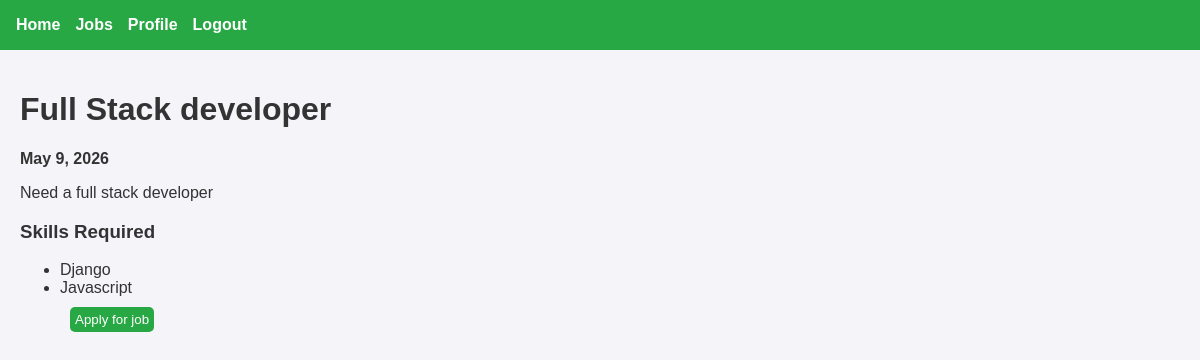
Screenshot of /full-stack-developer/detail (signed in) with the database file from the repository.
### recruiter/models.py (models this page shows, shortened)
class TimeStampedModel(models.Model):
    created_at = models.DateTimeField(auto_now_add=True, db_index=True)
    updated_at = models.DateTimeField(auto_now=True)
    class Meta:
        abstract = True

class Post(TimeStampedModel):
    POST_TYPE_CHOICES = [
        ('job', 'Job Position'),
        ('project', 'Project'),
    ]
    STATUS_CHOICES = [
        ('draft', 'Draft'),
        ('published', 'Published'),
        ('closed', 'Closed'),
        ('filled', 'Filled/Completed'),
        ('cancelled', 'Cancelled'),
    ]
    post_type = models.CharField(
        max_length=20,
        choices=POST_TYPE_CHOICES,
        db_index=True
    )
    title = models.CharField(
        max_length=250,
        help_text="Title of the job or project"
    )
    description = models.TextField(
        help_text="Detailed description"
    )
    company = models.ForeignKey(
        Company,
        on_delete=models.CASCADE,
        related_name="posts"
    )
    salary = models.DecimalField(
        max_digits=10,
        decimal_places=2,
        null=True,
        blank=True,
        validators=[MinValueValidator(0)],
        help_text="Annual salary for jobs"
    )
    budget = models.DecimalField(
        max_digits=12,
        decimal_places=2,
        null=True,
        blank=True,
        validators=[MinValueValidator(0)],
        help_text="Total budget for projects"
    )
    status = models.CharField(
        max_length=20,
        choices=STATUS_CHOICES,
        default='draft',
        db_index=True
    )
    is_active = models.BooleanField(default=True, db_index=True)
    is_featured = models.BooleanField(default=False)
    published_at = models.DateTimeField(null=True, blank=True)
    closed_at = models.DateTimeField(null=True, blank=True)
    skills_required = models.ManyToManyField(
        Skill,
        related_name="posts",
        blank=True
    )
    created_by = models.ForeignKey(
        CustomUser,
        on_delete=models.CASCADE,
        related_name="created_posts"
    )
    slug = models.SlugField(blank=True, null=True)
    class Meta:
        ordering = ['-created_at']
        indexes = [
            models.Index(fields=['post_type', 'status', 'is_active']),
            models.Index(fields=['company', 'status']),
            models.Index(fields=['is_featured', 'is_active']),
        ]

class Skill(TimeStampedModel):
    CATEGORY_CHOICES = [
        ('programming', 'Programming'),
        ('design', 'Design'),
        ('business', 'Business'),
        ('marketing', 'Marketing'),
        ('data', 'Data Science'),
        ('devops', 'DevOps'),
        ('soft', 'Soft Skills'),
        ('other', 'Other'),
    ]
    name = models.CharField(
        max_length=100,
        unique=True,
        help_text="Skill name (e.g., Python, React, Project Management)"
    )
    category = models.CharField(
        max_length=50,
        choices=CATEGORY_CHOICES,
        default='other',
        help_text="Skill category for grouping"
    )
    description = models.TextField(
        blank=True,
        help_text="Brief description of the skill"
    )
    is_popular = models.BooleanField(
        default=False,
        help_text="Mark popular skills for quick selection"
    )
    class Meta:
        ordering = ['name']
        indexes = [
            models.Index(fields=['category']),
            models.Index(fields=['is_popular']),
        ]

### recruiter/views.py (the view)
# urls.py: path("<slug:slug>/detail", views.view_job, name='view_job'),
@login_required(login_url='login')
def view_job(request, slug):
    job = get_object_or_404(Post, slug = slug,
                            post_type = 'job',
                            status = 'published',
                            is_active = True)
    return render(request, "recruiter/job_detail.html", {"job" : job})

### recruiter/templates/recruiter/job_detail.html (shortened to what this page needs)
{% extends "recruiter/base.html" %}
{% block content %}
<h1>{{ job.title }}</h1>
<p><strong>{{ job.published_at|date:"F j, Y" }}</strong></p>
<p>{{ job.description }}</p>
<h3>Skills Required</h3>
<ul>
    {% for skill in job.skills_required.all %}
        <li>{{ skill.name }}</li>
    {% empty %}
        <li>No skills listed for this position</li>
    {% endfor %}
    <a href="{% url 'job_application' job.id %}"><button>Apply for job</button></a>
</ul>
{% endblock %}

### recruiter/templates/recruiter/base.html (style rules this page uses)
body { font-family: Arial, sans-serif; margin: 0; padding: 0; background-color: #f4f4f9; color: #333; }
button, input[type="submit"] { background-color: #28a745; color: white; border: none; padding: 10px 15px; cursor: pointer; border-radius: 5px; }
a { color: #28a745; text-decoration: none; }

### recruiter/templates/recruiter/job_detail.html (style rules this page uses)
button { padding: 5px; margin: 10px; }

### rows the page displays
Post: title "Full Stack developer", published_at "May 9, 2026", description "Need a full stack developer"
Skill: name "Django"
Skill: name "Javascript"
